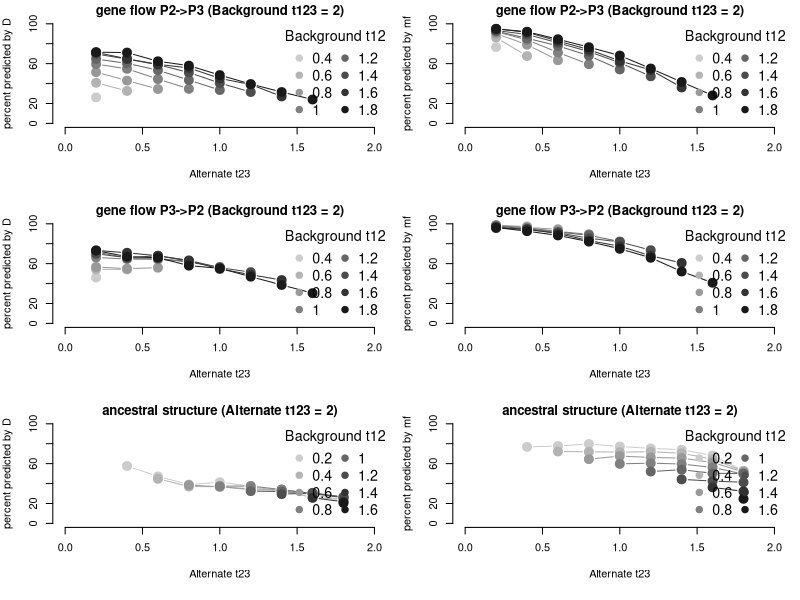

Write the R code that produced this figure.
#!/usr/bin/env Rscript

# Figure_3.R
# Plot accuracy for all models with oldest split at 2 MYA for Figure 3 as PDF file

# Written for "Evaluating statistics for the identification of introgressed loci"
# by Simon H. Martin, John W. Davey and Chris D. Jiggins
# Simon Martin: shm45@cam.ac.uk
# John Davey:   jd626@cam.ac.uk
# November-December 2013


models<-read.delim("model_files_win10000_size5000.partition.summary.tsv")


mf_models <- subset(models, Stat == "mfD0")

D_models <- subset(models, Stat == "D")



### plots using two most informative variables

#we fix one parameter, the deepest split. We plot all available models with Alt23 on the X axis, and Bgt12 a different lines

#vector of gradient colour names
gradCols <- vector(length = 10)
splits <- round(seq(0.2,2,0.2),1)
for (i in 1:length(splits))  gradCols[i] <- rgb(1-(splits[i]/2),1-(splits[i]/2),1-(splits[i]/2),1)


pdf(file = "Figure_3.pdf", width = 7, height = 10)

par(mfrow = c(3,2), mar = c(5.5,4,1.5,1))

#gf23

D_models_Bt123_2_GF23 <- subset(D_models, Background_t123 == 2 & ModelType == "gene flow P2-P3")
plot(0,0,cex = 0, xlim = c(0,2), ylim = c(0,100), xlab = "Alternate t23", ylab = "percent predicted by D", main = "gene flow P2->P3 (Background t123 = 2)", bty = "n")
for (i in c(0.4,0.6,0.8,1,1.2,1.4,1.6,1.8)){ lines(D_models_Bt123_2_GF23$Alternate_t23[D_models_Bt123_2_GF23$Background_t21 == i], D_models_Bt123_2_GF23$OutlierAlternatePC[D_models_Bt123_2_GF23$Background_t21 == i], type = "b", pch = 21, col = gradCols[splits==i], bg = gradCols[splits==i], cex = 1.8) }
legend(1.4,100,legend = splits[2:9], pch = 19, cex = 1.3, col = gradCols[2:9], title = "Background t12", bty = "n", ncol = 2)

mf_models_Bt123_2_GF23 <- subset(mf_models, Background_t123 == 2 & ModelType == "gene flow P2-P3")
plot(0,0,cex = 0, xlim = c(0,2), ylim = c(0,100), xlab = "Alternate t23", ylab = "percent predicted by mf", main = "gene flow P2->P3 (Background t123 = 2)", bty = "n")
for (i in c(0.4,0.6,0.8,1,1.2,1.4,1.6,1.8)){  lines(mf_models_Bt123_2_GF23$Alternate_t23[mf_models_Bt123_2_GF23$Background_t21 == i], mf_models_Bt123_2_GF23$OutlierAlternatePC[mf_models_Bt123_2_GF23$Background_t21 == i], type = "b", pch = 21, col = gradCols[splits==i], bg = gradCols[splits==i], cex = 1.8)  }
legend(1.4,100,legend = splits[2:9], pch = 19, cex = 1.3, col = gradCols[2:9], title = "Background t12", bty = "n", ncol = 2)


#gf32

D_models_Bt123_2_GF32 <- subset(D_models, Background_t123 == 2 & ModelType == "gene flow P3-P2")
plot(0,0,cex = 0, xlim = c(0,2), ylim = c(0,100), xlab = "Alternate t23", ylab = "percent predicted by D", main = "gene flow P3->P2 (Background t123 = 2)", bty = "n")
for (i in c(0.4,0.6,0.8,1,1.2,1.4,1.6,1.8)){ lines(D_models_Bt123_2_GF32$Alternate_t23[D_models_Bt123_2_GF32$Background_t21 == i], D_models_Bt123_2_GF32$OutlierAlternatePC[D_models_Bt123_2_GF32$Background_t21 == i], type = "b", pch = 21, col = gradCols[splits==i], bg = gradCols[splits==i], cex = 1.8) }
legend(1.4,100,legend = splits[2:9], pch = 19, cex = 1.3, col = gradCols[2:9], title = "Background t12", bty = "n", ncol = 2)

mf_models_Bt123_2_GF32 <- subset(mf_models, Background_t123 == 2 & ModelType == "gene flow P3-P2")
plot(0,0,cex = 0, xlim = c(0,2), ylim = c(0,100), xlab = "Alternate t23", ylab = "percent predicted by mf", main = "gene flow P3->P2 (Background t123 = 2)", bty = "n")
for (i in c(0.4,0.6,0.8,1,1.2,1.4,1.6,1.8)){  lines(mf_models_Bt123_2_GF32$Alternate_t23[mf_models_Bt123_2_GF32$Background_t21 == i], mf_models_Bt123_2_GF32$OutlierAlternatePC[mf_models_Bt123_2_GF32$Background_t21 == i], type = "b", pch = 21, col = gradCols[splits==i], bg = gradCols[splits==i], cex = 1.8)  }
legend(1.4,100,legend = splits[2:9], pch = 19, cex = 1.3, col = gradCols[2:9], title = "Background t12", bty = "n", ncol = 2)


#structure

D_models_At123_2_AS <- subset(D_models, Alternate_t123 == 2 & ModelType == "Ancestral structure")
plot(0,0,cex = 0, xlim = c(0,2), ylim = c(0,100), xlab = "Alternate t23", ylab = "percent predicted by D", main = "ancestral structure (Alternate t123 = 2)", bty = "n")
for (i in c(0.2,0.4,0.6,0.8,1,1.2,1.4,1.6)){ lines(D_models_At123_2_AS$Alternate_t23[D_models_At123_2_AS$Background_t21 == i], D_models_At123_2_AS$OutlierAlternatePC[D_models_At123_2_AS$Background_t21 == i], type = "b", pch = 21, col = gradCols[which(splits==i)+1], bg = gradCols[which(splits==i)+1], cex = 1.8) }
legend(1.4,100,legend = splits[1:8], pch = 19, cex = 1.3, col = gradCols[2:9], title = "Background t12", bty = "n", ncol = 2)

mf_models_At123_2_AS <- subset(mf_models, Alternate_t123 == 2 & ModelType == "Ancestral structure")
plot(0,0,cex = 0, xlim = c(0,2), ylim = c(0,100), xlab = "Alternate t23", ylab = "percent predicted by mf", main = "ancestral structure (Alternate t123 = 2)", bty = "n")
for (i in c(0.2,0.4,0.6,0.8,1,1.2,1.4,1.6)){  lines(mf_models_At123_2_AS$Alternate_t23[mf_models_At123_2_AS$Background_t21 == i], mf_models_At123_2_AS$OutlierAlternatePC[mf_models_At123_2_AS$Background_t21 == i], type = "b", pch = 21, col = gradCols[which(splits==i)+1], bg = gradCols[which(splits==i)+1], cex = 1.8)  }
legend(1.4,100,legend = splits[1:8], pch = 19, cex = 1.3, col = gradCols[2:9], title = "Background t12", bty = "n", ncol = 2)


dev.off()

